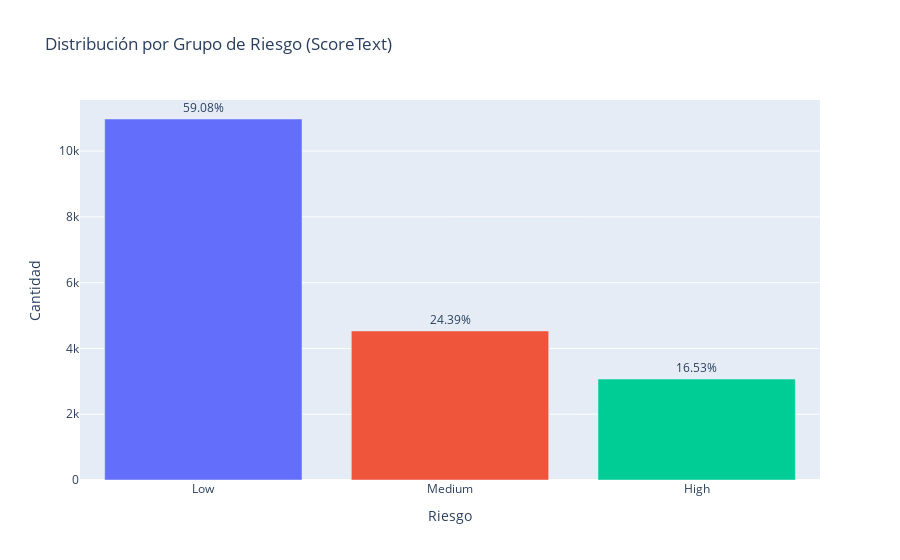

Write notebook code for a chart like this one.
### Markdown cell above
#### 1.5. Distribución por Grupo de Riesgo

### Code cell
# Contar la distribución por ScoreText
scoretext_distribution = grouped_by_way['ScoreText'].value_counts()

# Calcular el porcentaje de cada categoría
scoretext_percentage = (scoretext_distribution / scoretext_distribution.sum()) * 100

# Crear un nuevo DataFrame con las frecuencias y porcentajes
scoretext_df = scoretext_distribution.reset_index()
scoretext_df.columns = ['ScoreText', 'Count']
scoretext_df['Percentage'] = scoretext_percentage.values

# Crear gráfico ordenado de mayor a menor
figura5 = px.bar(scoretext_df, 
                 x='ScoreText', 
                 y='Count', 
                 title='Distribución por Grupo de Riesgo (ScoreText)', 
                 labels={'ScoreText': 'Riesgo', 'Count': 'Cantidad'}, 
                 color='ScoreText',  # Puedes eliminar esto si no quieres colorear por categoría
                 category_orders={"ScoreText": scoretext_distribution.index},  # Ordenar de mayor a menor
                 text=scoretext_df['Percentage'].round(2).astype(str) + '%'  # Mostrar porcentaje
                )

print(scoretext_distribution)
# Mejorar diseño
figura5.update_traces(textposition='outside')  # Colocar el texto fuera de las barras
figura5.update_layout(showlegend=False)  # Ocultar la leyenda si no es necesaria

# Mostrar gráfico
figura5.show()

### Figure 1 — Plotly figure (JSON) as saved in the notebook; plotly's stock layout.template omitted (floating-point values rounded to 4 significant figures)
{"data": [{"alignmentgroup": "True", "hovertemplate": "Riesgo=%{x}<br>Cantidad=%{y}<br>text=%{text}<extra></extra>", "legendgroup": "Low", "marker": {"color": "#636efa", "pattern": {"shape": ""}}, "name": "Low", "offsetgroup": "Low", "orientation": "v", "showlegend": true, "text": ["59.08%"], "textposition": "outside", "type": "bar", "x": ["Low"], "xaxis": "x", "y": [10975], "yaxis": "y"}, {"alignmentgroup": "True", "hovertemplate": "Riesgo=%{x}<br>Cantidad=%{y}<br>text=%{text}<extra></extra>", "legendgroup": "Medium", "marker": {"color": "#EF553B", "pattern": {"shape": ""}}, "name": "Medium", "offsetgroup": "Medium", "orientation": "v", "showlegend": true, "text": ["24.39%"], "textposition": "outside", "type": "bar", "x": ["Medium"], "xaxis": "x", "y": [4531], "yaxis": "y"}, {"alignmentgroup": "True", "hovertemplate": "Riesgo=%{x}<br>Cantidad=%{y}<br>text=%{text}<extra></extra>", "legendgroup": "High", "marker": {"color": "#00cc96", "pattern": {"shape": ""}}, "name": "High", "offsetgroup": "High", "orientation": "v", "showlegend": true, "text": ["16.53%"], "textposition": "outside", "type": "bar", "x": ["High"], "xaxis": "x", "y": [3070], "yaxis": "y"}], "layout": {"barmode": "relative", "legend": {"title": {"text": "Riesgo"}, "tracegroupgap": 0}, "showlegend": false, "title": {"text": "Distribución por Grupo de Riesgo (ScoreText)"}, "xaxis": {"anchor": "y", "categoryarray": ["Low", "Medium", "High"], "categoryorder": "array", "domain": [0, 1], "title": {"text": "Riesgo"}}, "yaxis": {"anchor": "x", "domain": [0, 1], "title": {"text": "Cantidad"}}}}
